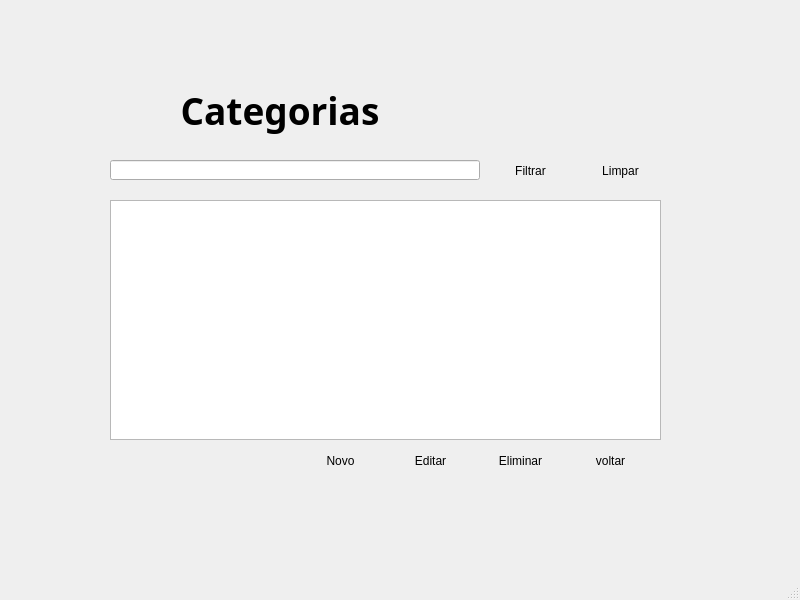
<?xml version="1.0" encoding="UTF-8"?>
<ui version="4.0">
 <class>MainWindow</class>
 <widget class="QMainWindow" name="MainWindow">
  <property name="geometry">
   <rect>
    <x>0</x>
    <y>0</y>
    <width>800</width>
    <height>600</height>
   </rect>
  </property>
  <property name="windowTitle">
   <string>MainWindow</string>
  </property>
  <widget class="QWidget" name="centralwidget">
   <widget class="QPushButton" name="pushButton_3">
    <property name="geometry">
     <rect>
      <x>570</x>
      <y>160</y>
      <width>101</width>
      <height>21</height>
     </rect>
    </property>
    <property name="text">
     <string>Limpar</string>
    </property>
    <property name="icon">
     <iconset>
      <normaloff>imagens/sair.png</normaloff>imagens/sair.png</iconset>
    </property>
    <property name="flat">
     <bool>true</bool>
    </property>
   </widget>
   <widget class="QPushButton" name="pushButton_voltar">
    <property name="geometry">
     <rect>
      <x>560</x>
      <y>450</y>
      <width>101</width>
      <height>21</height>
     </rect>
    </property>
    <property name="text">
     <string>voltar</string>
    </property>
    <property name="icon">
     <iconset>
      <normaloff>imagens/voltar.png</normaloff>imagens/voltar.png</iconset>
    </property>
    <property name="flat">
     <bool>true</bool>
    </property>
   </widget>
   <widget class="QLineEdit" name="lineEdit">
    <property name="geometry">
     <rect>
      <x>110</x>
      <y>160</y>
      <width>370</width>
      <height>20</height>
     </rect>
    </property>
   </widget>
   <widget class="QPushButton" name="pushButton_6">
    <property name="geometry">
     <rect>
      <x>470</x>
      <y>450</y>
      <width>101</width>
      <height>21</height>
     </rect>
    </property>
    <property name="text">
     <string>Eliminar</string>
    </property>
    <property name="icon">
     <iconset>
      <normaloff>imagens/excluir.png</normaloff>imagens/excluir.png</iconset>
    </property>
    <property name="flat">
     <bool>true</bool>
    </property>
   </widget>
   <widget class="QPushButton" name="pushButton_4">
    <property name="geometry">
     <rect>
      <x>380</x>
      <y>450</y>
      <width>101</width>
      <height>21</height>
     </rect>
    </property>
    <property name="text">
     <string>Editar</string>
    </property>
    <property name="icon">
     <iconset>
      <normaloff>imagens/editar.png</normaloff>imagens/editar.png</iconset>
    </property>
    <property name="flat">
     <bool>true</bool>
    </property>
   </widget>
   <widget class="QLabel" name="label">
    <property name="geometry">
     <rect>
      <x>150</x>
      <y>80</y>
      <width>260</width>
      <height>61</height>
     </rect>
    </property>
    <property name="font">
     <font>
      <family>Arial Black</family>
      <pointsize>28</pointsize>
      <weight>75</weight>
      <bold>true</bold>
     </font>
    </property>
    <property name="text">
     <string>Categorias</string>
    </property>
    <property name="alignment">
     <set>Qt::AlignCenter</set>
    </property>
   </widget>
   <widget class="QPushButton" name="pushButton_2">
    <property name="geometry">
     <rect>
      <x>480</x>
      <y>160</y>
      <width>101</width>
      <height>21</height>
     </rect>
    </property>
    <property name="text">
     <string>Filtrar</string>
    </property>
    <property name="icon">
     <iconset>
      <normaloff>imagens/filtrar.png</normaloff>imagens/filtrar.png</iconset>
    </property>
    <property name="flat">
     <bool>true</bool>
    </property>
   </widget>
   <widget class="QTableView" name="tableView">
    <property name="geometry">
     <rect>
      <x>110</x>
      <y>200</y>
      <width>551</width>
      <height>240</height>
     </rect>
    </property>
   </widget>
   <widget class="QPushButton" name="pushButton_7">
    <property name="geometry">
     <rect>
      <x>290</x>
      <y>450</y>
      <width>101</width>
      <height>21</height>
     </rect>
    </property>
    <property name="text">
     <string>Novo</string>
    </property>
    <property name="icon">
     <iconset>
      <normaloff>imagens/novo.png</normaloff>imagens/novo.png</iconset>
    </property>
    <property name="flat">
     <bool>true</bool>
    </property>
   </widget>
   <widget class="QLabel" name="label_2">
    <property name="geometry">
     <rect>
      <x>110</x>
      <y>90</y>
      <width>50</width>
      <height>50</height>
     </rect>
    </property>
    <property name="text">
     <string/>
    </property>
    <property name="pixmap">
     <pixmap>imagens/categorias.png</pixmap>
    </property>
    <property name="scaledContents">
     <bool>true</bool>
    </property>
   </widget>
  </widget>
  <widget class="QMenuBar" name="menubar">
   <property name="geometry">
    <rect>
     <x>0</x>
     <y>0</y>
     <width>800</width>
     <height>21</height>
    </rect>
   </property>
  </widget>
  <widget class="QStatusBar" name="statusbar"/>
 </widget>
 <resources/>
 <connections/>
</ui>
